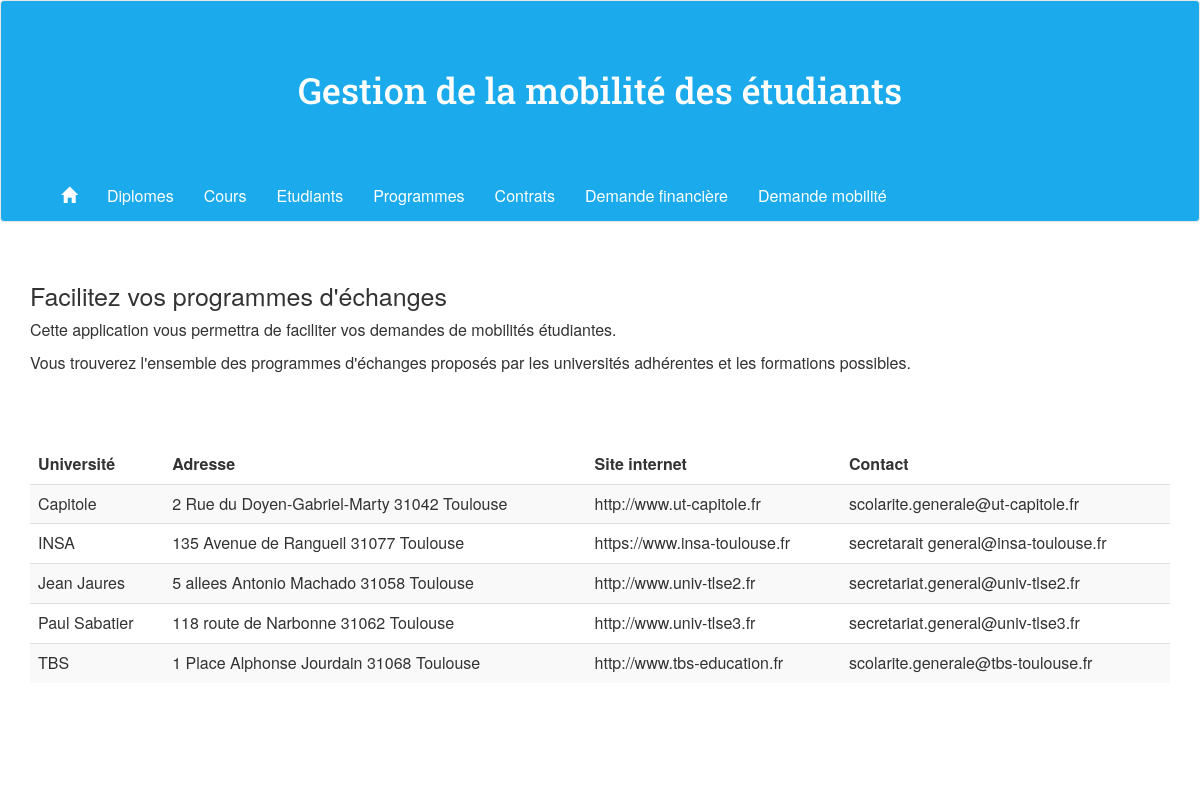
The page / on the database its author committed.
### tables this page shows
CREATE TABLE IF NOT EXISTS `universites` (
  `NOMU` char(50) NOT NULL,
  `ADRESSEPOSTU` char(100) DEFAULT NULL,
  `ADRESSEWEBU` char(50) DEFAULT NULL,
  `ADRESSEELECTU` char(50) DEFAULT NULL,
  PRIMARY KEY (`NOMU`)
);

### application/controllers/accueil.php (called while the page is built, shortened)
<?php
class Accueil extends CI_Controller{
	public function __construct(){
	    $this->load->model('diplomes_modele');
	    $this->load->helper('url_helper');
	}
	public function view ($page='home'){
		$data['universites'] = $this->diplomes_modele->find_all_universites();
        $this->load->view('header');
        $this->load->view('accueil/home', $data);
        $this->load->view('footer');
	}
}
?>

### index.php (called while the page is built, shortened)
<?php
require_once BASEPATH.'core/CodeIgniter.php';

### application/models/diplomes_modele.php (called while the page is built, shortened)
<?php
class Diplomes_modele extends CI_MODEL{
	public function find_all_universites(){
		$query = $this->db->get('universites');
		return $query->result_array();
	}
}
?>

### application/views/accueil/home.php (the view)
<h2>Facilitez vos programmes d'échanges</h2>
<p>Cette application vous permettra de faciliter vos demandes de mobilités étudiantes.</p>
<p>Vous trouverez l'ensemble des programmes d'échanges proposés par les universités adhérentes et les formations possibles.</p>
<div class="main">
	<table class="table table-striped">
		<thead>
		    <tr>
		      <th>Université</th>
		      <th>Adresse</th>
		      <th>Site internet</th>
		      <th>Contact</th>
		    </tr>
  		</thead>
		<?php
		foreach ($universites as $universite) {
			echo'<tr>
	        		<td>'.$universite['NOMU'].'</td>
	        		<td>'.$universite['ADRESSEPOSTU'].'</td>
	        		<td>'.$universite['ADRESSEWEBU'].'</td>
	        		<td>'.$universite['ADRESSEELECTU'].'</td>
	        	</tr>';
		}
		?>
	</table>
</div>

### style.css (style rules this page uses)
body { font-size: 16px; padding-bottom: 100px; }
h2 { font-size: 25px; }
th { border-bottom: 0 !important; }
.table { margin-top: 70px; margin-bottom: 90px; border: none; }

### rows shown on the page
universites: NOMU "Capitole", ADRESSEPOSTU "2 Rue du Doyen-Gabriel-Marty 31042 Toulouse", ADRESSEWEBU "http://www.ut-capitole.fr", ADRESSEELECTU "scolarite.generale@ut-capitole.fr"
universites: NOMU "INSA", ADRESSEPOSTU "135 Avenue de Rangueil 31077 Toulouse", ADRESSEWEBU "https://www.insa-toulouse.fr", ADRESSEELECTU "secretarait general@insa-toulouse.fr"
universites: NOMU "Jean Jaures", ADRESSEPOSTU "5 allees Antonio Machado 31058 Toulouse", ADRESSEWEBU "http://www.univ-tlse2.fr", ADRESSEELECTU "secretariat.general@univ-tlse2.fr"
universites: NOMU "Paul Sabatier", ADRESSEPOSTU "118 route de Narbonne 31062 Toulouse", ADRESSEWEBU "http://www.univ-tlse3.fr", ADRESSEELECTU "secretariat.general@univ-tlse3.fr"
universites: NOMU "TBS", ADRESSEPOSTU "1 Place Alphonse Jourdain 31068 Toulouse", ADRESSEWEBU "http://www.tbs-education.fr", ADRESSEELECTU "scolarite.generale@tbs-toulouse.fr"
